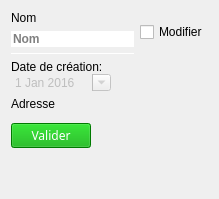
          <widget class="QWidget" name="tab">
           <attribute name="title">
            <string>Information du Rucher</string>
           </attribute>
           <layout class="QVBoxLayout" name="verticalLayout_30">
            <item>
             <layout class="QHBoxLayout" name="horizontalLayout_27">
              <item>
               <layout class="QVBoxLayout" name="verticalLayout_29">
                <item>
                 <widget class="QLabel" name="label_38">
                  <property name="text">
                   <string>Nom</string>
                  </property>
                 </widget>
                </item>
                <item>
                 <widget class="QLineEdit" name="nom_2">
                  <property name="enabled">
                   <bool>false</bool>
                  </property>
                  <property name="maximumSize">
                   <size>
                    <width>16777215</width>
                    <height>16777215</height>
                   </size>
                  </property>
                  <property name="font">
                   <font>
                    <family>Arial</family>
                    <weight>75</weight>
                    <bold>true</bold>
                   </font>
                  </property>
                  <property name="styleSheet">
                   <string notr="true">color: rgb(0,0,0);</string>
                  </property>
                  <property name="frame">
                   <bool>false</bool>
                  </property>
                  <property name="placeholderText">
                   <string>Nom</string>
                  </property>
                 </widget>
                </item>
                <item>
                 <widget class="Line" name="line_13">
                  <property name="maximumSize">
                   <size>
                    <width>16777215</width>
                    <height>1</height>
                   </size>
                  </property>
                  <property name="styleSheet">
                   <string notr="true">color: rgb(255, 255, 255);</string>
                  </property>
                  <property name="frameShadow">
                   <enum>QFrame::Plain</enum>
                  </property>
                  <property name="orientation">
                   <enum>Qt::Horizontal</enum>
                  </property>
                 </widget>
                </item>
               </layout>
              </item>
              <item>
               <widget class="QCheckBox" name="modifProfil_2">
                <property name="enabled">
                 <bool>true</bool>
                </property>
                <property name="text">
                 <string>Modifier</string>
                </property>
                <property name="checked">
                 <bool>false</bool>
                </property>
               </widget>
              </item>
             </layout>
            </item>
            <item>
             <layout class="QVBoxLayout" name="verticalLayout_31">
              <property name="spacing">
               <number>0</number>
              </property>
              <property name="sizeConstraint">
               <enum>QLayout::SetDefaultConstraint</enum>
              </property>
              <property name="bottomMargin">
               <number>0</number>
              </property>
              <item>
               <widget class="QLabel" name="dateaff">
                <property name="styleSheet">
                 <string notr="true">color: rgb(0, 0, 0);</string>
                </property>
                <property name="text">
                 <string>Date de création: </string>
                </property>
               </widget>
              </item>
              <item>
               <widget class="QDateEdit" name="dateRucher_2">
                <property name="enabled">
                 <bool>false</bool>
                </property>
                <property name="maximumSize">
                 <size>
                  <width>100</width>
                  <height>16777215</height>
                 </size>
                </property>
                <property name="frame">
                 <bool>false</bool>
                </property>
                <property name="buttonSymbols">
                 <enum>QAbstractSpinBox::NoButtons</enum>
                </property>
                <property name="calendarPopup">
                 <bool>true</bool>
                </property>
                <property name="date">
                 <date>
                  <year>2016</year>
                  <month>1</month>
                  <day>1</day>
                 </date>
                </property>
               </widget>
              </item>
             </layout>
            </item>
            <item>
             <widget class="QLabel" name="addrP">
              <property name="text">
               <string>Adresse</string>
              </property>
             </widget>
            </item>
            <item>
             <layout class="QHBoxLayout" name="horizontalLayout_28">
              <item>
               <layout class="QVBoxLayout" name="verticalLayout_32">
                <item>
                 <widget class="AddressFinder" name="Adresse_2" native="true">
                  <property name="enabled">
                   <bool>true</bool>
                  </property>
                  <property name="sizePolicy">
                   <sizepolicy hsizetype="Preferred" vsizetype="Preferred">
                    <horstretch>0</horstretch>
                    <verstretch>0</verstretch>
                   </sizepolicy>
                  </property>
                  <property name="minimumSize">
                   <size>
                    <width>0</width>
                    <height>0</height>
                   </size>
                  </property>
                  <property name="styleSheet">
                   <string notr="true">color: rgb(0,0,0);</string>
                  </property>
                 </widget>
                </item>
               </layout>
              </item>
             </layout>
            </item>
            <item>
             <widget class="QPushButton" name="Valider_5">
              <property name="sizePolicy">
               <sizepolicy hsizetype="Maximum" vsizetype="Fixed">
                <horstretch>0</horstretch>
                <verstretch>0</verstretch>
               </sizepolicy>
              </property>
              <property name="font">
               <font>
                <family>Impact</family>
               </font>
              </property>
              <property name="cursor">
               <cursorShape>PointingHandCursor</cursorShape>
              </property>
              <property name="styleSheet">
               <string notr="true">background-color: rgb(0, 170, 0);
color: rgb(255, 255, 255);</string>
              </property>
              <property name="text">
               <string>Valider</string>
              </property>
             </widget>
            </item>
            <item>
             <spacer name="verticalSpacer_5">
              <property name="orientation">
               <enum>Qt::Vertical</enum>
              </property>
              <property name="sizeHint" stdset="0">
               <size>
                <width>20</width>
                <height>40</height>
               </size>
              </property>
             </spacer>
            </item>
           </layout>
          </widget>
